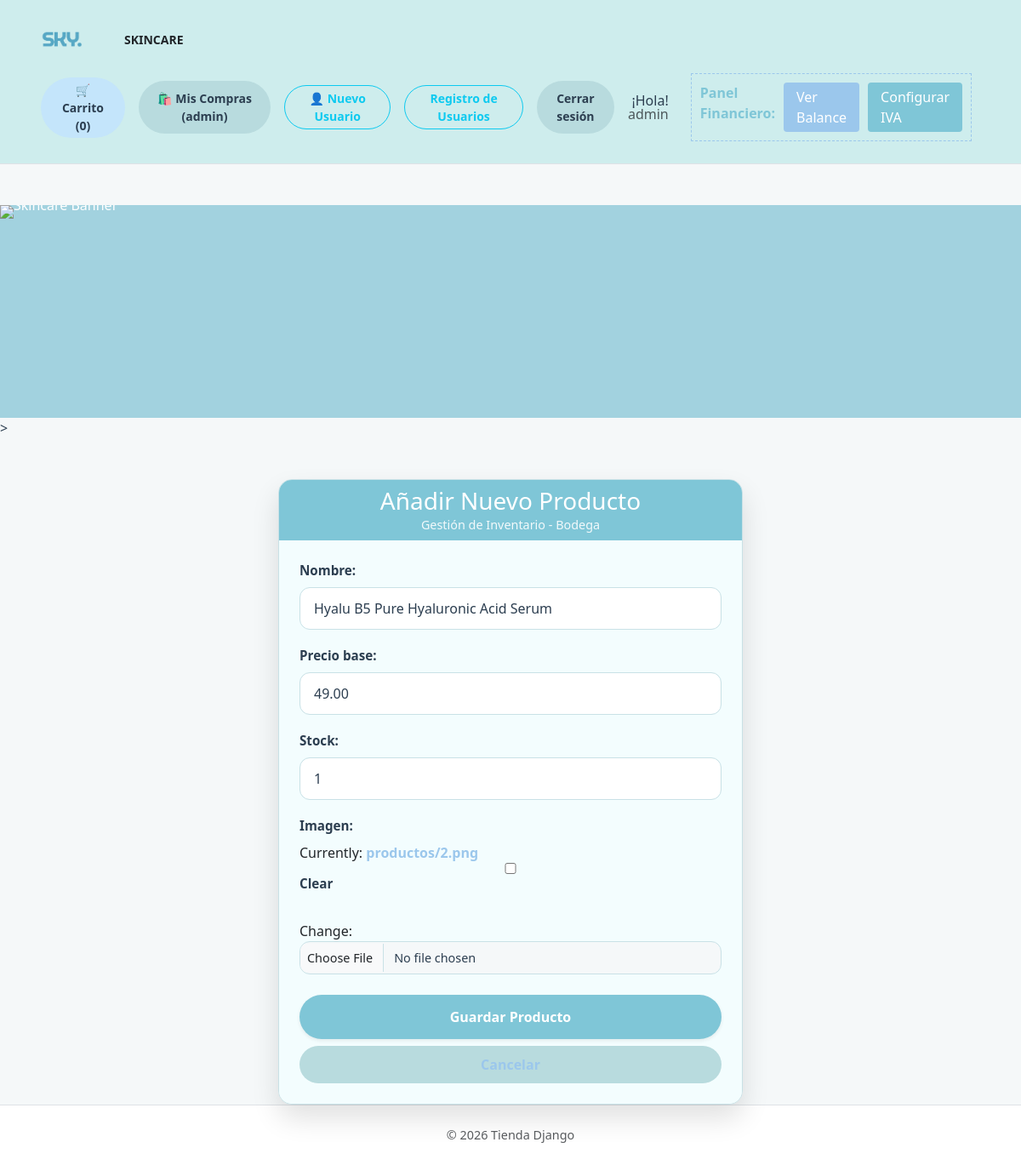
Screenshot of /editar-producto/4/ (signed in) with the database file from the repository.
### app_tienda/models.py (models this page shows, shortened)
class Producto(models.Model):
    nombre = models.CharField(max_length=200)
    precio_base = models.DecimalField(max_digits=10, decimal_places=2)
    stock = models.PositiveIntegerField()
    imagen = models.ImageField(upload_to='productos/', null=True, blank=True)

### app_tienda/views.py (the view)
# urls.py: path('editar-producto/<int:producto_id>/', editar_producto, name='editar_producto'),
@user_passes_test(es_bodeguero)
def editar_producto(request, producto_id):
    producto = get_object_or_404(Producto, id=producto_id)
    if request.method == 'POST':
        form = ProductoForm(request.POST, instance=producto)
        if form.is_valid():
            form.save()
            return redirect('catalogo_publico')
    else:
        form = ProductoForm(instance=producto)
    return render(request, 'crear_producto.html', {'form': form, 'editando': True})

### app_tienda/forms.py
class ProductoForm(forms.ModelForm):
    class Meta:
        model = Producto
        fields = ['nombre', 'precio_base', 'stock', 'imagen']
        widgets = {
            'nombre': forms.TextInput(attrs={'class': 'form-control'}),
            'precio_base': forms.NumberInput(attrs={'class': 'form-control'}),
            'stock': forms.NumberInput(attrs={'class': 'form-control'}),
            'imagen': forms.ClearableFileInput(attrs={'class': 'form-control'}),
        }

### app_tienda/views.py (called while the page is built)
def es_bodeguero(user):
    return user.groups.filter(name='Bodeguero').exists() or user.is_superuser

### app_tienda/templates/crear_producto.html (shortened to what this page needs)
{% extends "base.html" %}
{% block contenido %}
<div class="container mt-5">
    <div class="row justify-content-center">
        <div class="col-md-6">
            <div class="card shadow-lg login-card">
                <div class="card-header">
                    <h3 class="mb-0">Añadir Nuevo Producto</h3>
                    <p class="mb-0" style="font-size: 0.9rem; opacity: 0.9;">Gestión de Inventario - Bodega</p>
                </div>
                <div class="card-body p-4">
                    <form method="post" enctype="multipart/form-data" class="custom-form">
                        <div class="form-container">
                            {{ form.as_p }}
                        </div>
                        <div class="d-grid gap-2 mt-4">
                            <button type="submit" class="btn btn-primary shadow-sm">
                                Guardar Producto
                            </button>
                            <a href="{% url 'catalogo_publico' %}" class="btn btn-danger text-center">
                            </a>
                        </div>
                    </form>
                </div>
            </div>
        </div>
    </div>
</div>
{% endblock %}

### app_tienda/templates/base.html (shortened to what this page needs)
{% load static %}
<!DOCTYPE html>
<html lang="es">
<head>
    <link href="https://cdn.jsdelivr.net/npm/bootstrap@5.3.2/dist/css/bootstrap.min.css" rel="stylesheet">
    <link rel="stylesheet" href="{% static 'css/styles.css' %}">
</head>
<body> <header>
    <nav class="navbar d-flex align-items-center justify-content-between px-5 py-3 border-bottom">
        <div class="d-flex align-items-center">
            <a class="navbar-brand d-flex align-items-center" href="/">
                <img src="{% static 'css/img/sky1.png' %}"
                     alt="Sky Logo"
                     height="50"
                     class="d-inline-block align-text-top">
            </a>
            <div class="nav-categories d-none d-lg-block ms-4">
                <a href="#" class="text-decoration-none px-2 text-dark fw-semibold small">SKINCARE</a>
            </div>
        </div>
        <div class="d-flex align-items-center gap-3">
            <a href="{% url 'carrito' %}" class="btn btn-warning btn-sm rounded-pill px-3 fw-bold">
                🛒 Carrito ({{ request.session.carrito|length|default:0 }})
            </a>
            {% if user.is_authenticated %}
                <a href="{% url 'mis_compras' %}" class="btn btn-danger btn-sm rounded-pill px-3 fw-bold">🛍️ Mis Compras ({{ user.username }})</a>
                {% if user.is_superuser %}
                    <a href="{% url 'crear_empleado' %}" class="btn btn-outline-info btn-sm rounded-pill px-3 fw-bold">
                        👤 Nuevo Usuario
                    </a>
                    <a href="{% url 'lista_usuarios' %}" class="btn btn-outline-info btn-sm rounded-pill px-3 fw-bold">
                        Registro de Usuarios
                    </a>
                {% endif %}
                <form action="{% url 'logout' %}" method="POST" class="m-0">
                    <button type="submit" class="btn btn-danger btn-sm rounded-pill px-3 fw-bold">Cerrar sesión</button>
                </form>
                <div class="text-end lh-1">
                    <span class="saludo">¡Hola! </span><br>
                    <span class="text-muted">{{ user.username }}</span>
                </div>
            {% else %}
                <a href="{% url 'login' %}" class="btn btn-primary btn-sm rounded-pill px-3 fw-bold">🔑 Ingresar</a>
            {% endif %}
            {% if user.is_authenticated and user.groups.all.0.name == 'Financiero' or user.is_superuser %}
                <div style="display: flex; gap: 10px; margin: 10px; padding: 10px; border: 1px dashed #9BC7EC;">
                    <span style="color: #7FC6D7; font-weight: bold;">Panel Financiero:</span>
                    <a href="{% url 'reporte_financiero' %}"
                    style="background-color: #9BC7EC; color: white; padding: 5px 15px; border-radius: 4px; text-decoration: none;">
                    Ver Balance
                    </a>
                    <a href="{% url 'configuracion_iva' %}"
                    style="background-color: #7FC6D7; color: white; padding: 5px 15px; border-radius: 4px; text-decoration: none;">
                    Configurar IVA
                    </a>
                </div>
            {% endif %}
        </div>
    </nav>
</header>
<section class="newsletter-banner">
    <img src="static/css/img/banner_skincare.png" alt="Skincare Banner" class="img-banner-full">
</section>>
{% block contenido %}{% endblock %}
<footer class="bg-white text-muted text-center py-4 border-top">
    © 2026 Tienda Django
</footer>
</body>
</html>

### app_tienda/static/css/styles.css (style rules this page uses)
:root { --primary: #7FC6D7; --primary-soft: #E0F3F7; --primary-hover: #9BC7EC; --background-main: #F5F8F9; --background-card: #F3FDFE; --border-soft: #C9E1E6; --border-focus: #ABDAE2; --text-main: #2c3e50; --text-muted: #6c757d; }
* { box-sizing: border-box; }
body { margin: 0; background-color: var(--background-main); color: var(--text-main); font-family: system-ui, -apple-system, "Segoe UI", Roboto, sans-serif; }
.navbar { background-color: #CEEDED !important; }
.navbar-brand { font-weight: 700; color: #2c3e50 !important; }
footer { background-color: #DFEEF3; color: var(--text-muted); font-size: 0.9rem; }
.btn-primary { background-color: var(--primary); border-color: var(--primary); color: #ffffff; }
.btn-warning { background-color: #C4E5FB; border: none; color: #2c3e50; }
.btn-danger { background-color: #B8DBDE; border: none; color: #2c3e50; }
.card { border-radius: 16px; border: 1px solid var(--border-soft); background-color: var(--background-card); }
.card-header { border-bottom: none; }
.form-control { border-radius: 12px; border: 1px solid var(--border-soft); padding: 0.75rem 1rem; }
.login-card { overflow: hidden; }
.login-card .card-header { background-color: var(--primary); color: white; text-align: center; }
.login-card .card-header h3 { margin-bottom: 0.25rem; }
.login-card .card-body { background-color: var(--background-card); }
.login-card a { color: var(--primary-hover); font-weight: 600; text-decoration: none; }
.shadow-lg { box-shadow: 0 1rem 2rem rgba(0, 0, 0, 0.12) !important; }
.login-card .btn-primary { background-color: #7FC6D7 !important; border: none !important; color: white !important; font-weight: 600; border-radius: 50px; padding: 14px; transition: all 0.3s ease; }
.btn-warning, .btn-danger, .btn-primary { border: none !important; }
.newsletter-banner { background-color: #a2d2df; padding: 60px 50px; display: flex; justify-content: space-between; align-items: center; color: white; }
.newsletter-banner { display: flex; align-items: center; overflow: hidden; background-color: #a2d2df; min-height: 250px; }
.newsletter-banner { width: 100%; line-height: 0; overflow: hidden; }
.img-banner-full { width: 100%; height: auto; display: block; }
.img-banner-full { width: 100%; height: auto; display: block; min-height: 200px; object-fit: cover; }
.newsletter-banner { width: 100%; display: block; padding: 0; margin: 0; }

### app_tienda/templates/crear_producto.html (style rules this page uses)
.form-container p { margin-bottom: 1.2rem; }
.form-container label { display: block; font-weight: 600; color: var(--text-main); margin-bottom: 0.5rem; font-size: 0.95rem; }
.form-container input, .form-container select, .form-container textarea { display: block; width: 100%; padding: 0.75rem 1rem; font-size: 1rem; color: var(--text-main); background-color: #fff; border: 1px solid var(--border-soft); border-radius: 12px; transition: border-color 0.15s ease-in-out, box-shadow 0.15s ease-in-out; }
input[type="file"] { background-color: var(--background-main); padding: 0.5rem; font-size: 0.9rem; }
.btn-danger { text-decoration: none; padding: 10px; border-radius: 50px; font-weight: 600; display: flex; justify-content: center; align-items: center; }

### rows the page displays
Producto: nombre "Hyalu B5 Pure Hyaluronic Acid Serum", precio_base "49.00", stock "1"

### other values shown
{{ request.session.carrito|length|default:0 }} "0"
{{ user.username }} "admin"
